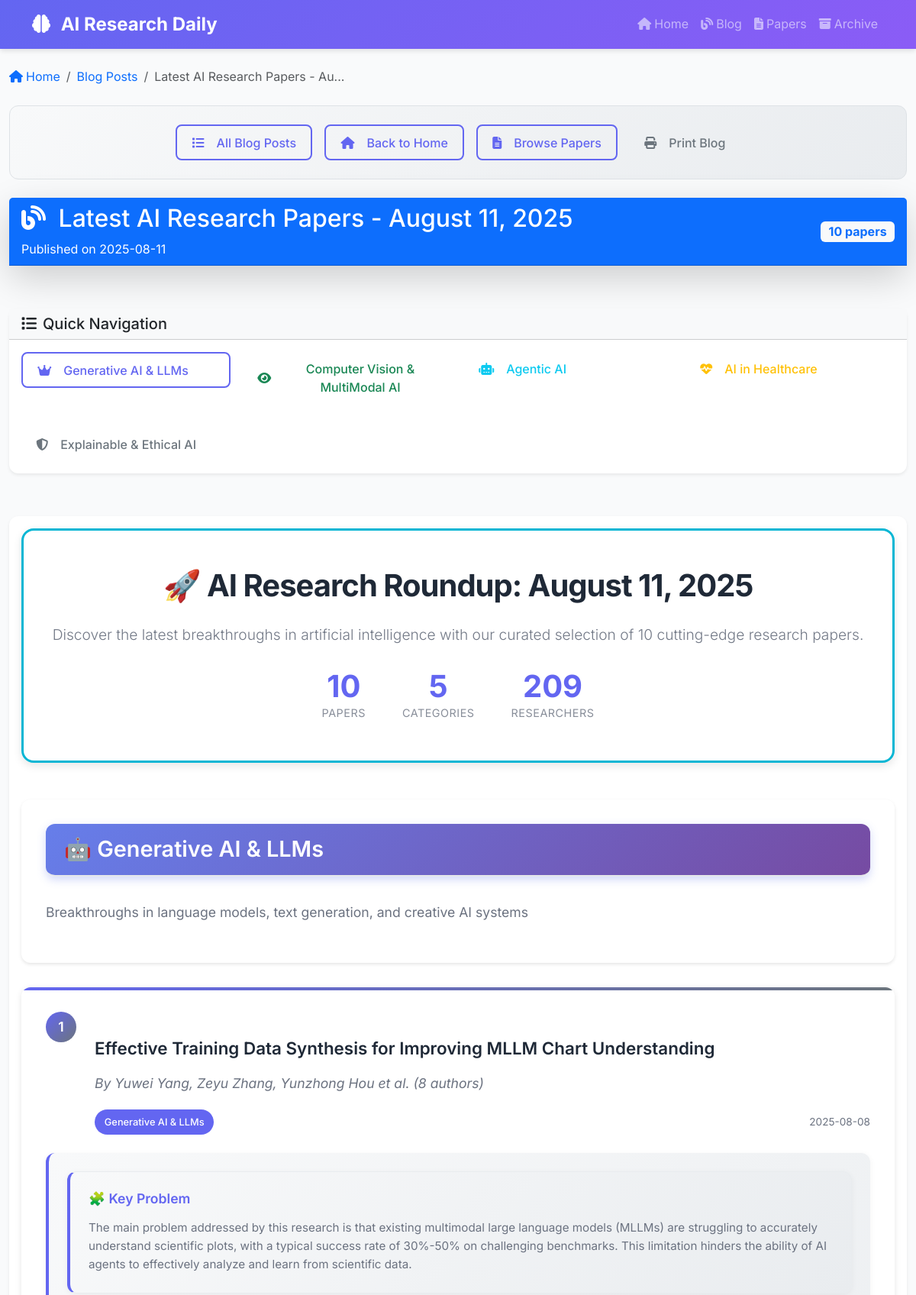
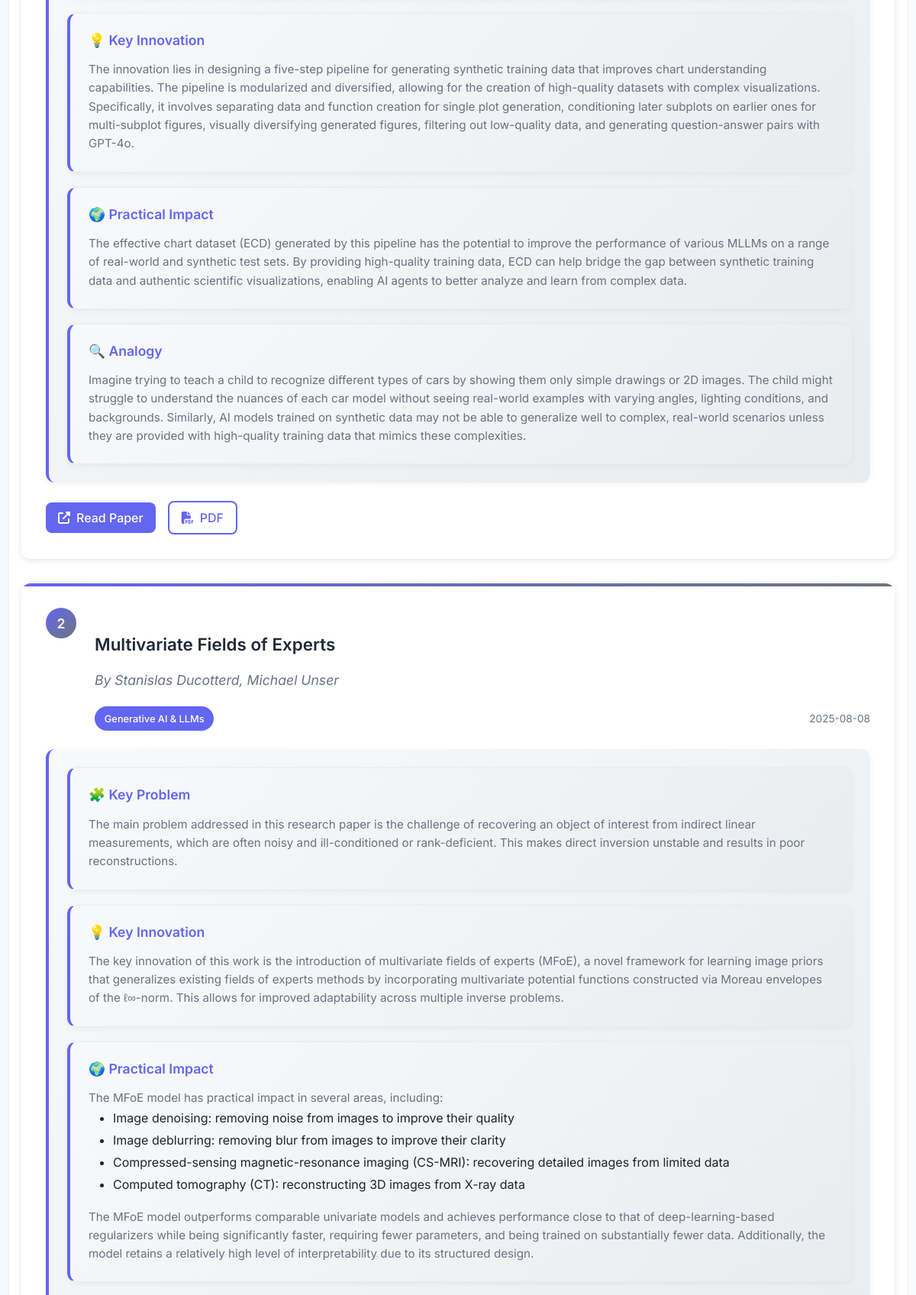
The app's page /blog/6 (upper part) with its own data (2 pictures, top to bottom).
### tables this page shows
CREATE TABLE blogs (
                id INTEGER PRIMARY KEY AUTOINCREMENT,
                title TEXT NOT NULL,
                content TEXT NOT NULL,
                summary TEXT NOT NULL,
                paper_count INTEGER NOT NULL,
                categories TEXT,
                published_date TEXT NOT NULL,
                created_at TIMESTAMP DEFAULT CURRENT_TIMESTAMP
            );

### src/web_app.py (the view)
@app.route('/blog/<int:blog_id>')
def blog_detail(blog_id):
    blog = db.get_blog_by_id(blog_id)
    if not blog:
        return render_template('404.html', message="Blog post not found"), 404
    return render_template('blog_detail.html', blog=blog)

### src/database.py (called while the page is built)
    def get_blog_by_id(self, blog_id: int) -> Optional[Dict]:
        conn = sqlite3.connect(self.db_path)
        cursor = conn.cursor()
        cursor.execute('''
            SELECT id, title, content, summary, paper_count, categories, published_date, created_at
            FROM blogs
            WHERE id = ?
        ''', (blog_id,))
        row = cursor.fetchone()
        conn.close()
        if row:
            return {
                'id': row[0],
                'title': row[1],
                'content': row[2],
                'summary': row[3],
                'paper_count': row[4],
                'categories': row[5],
                'published_date': row[6],
                'created_at': row[7]
            }
        return None

### templates/blog_detail.html (shortened to what this page needs)
{% extends "base.html" %}
{% block content %}
<div class="container-fluid mt-4">
    <nav aria-label="breadcrumb" class="mb-4">
        <ol class="breadcrumb">
            <li class="breadcrumb-item">
                <a href="{{ url_for('index') }}" class="text-decoration-none">
                    <i class="fas fa-home me-1"></i>Home
                </a>
            </li>
            <li class="breadcrumb-item">
                <a href="{{ url_for('blog_list') }}" class="text-decoration-none">Blog Posts</a>
            </li>
            <li class="breadcrumb-item active" aria-current="page">{{ blog.title[:30] }}{% if blog.title|length > 30 %}...{% endif %}</li>
        </ol>
    </nav>
    <div class="row mb-4">
        <div class="col-12">
            <div class="quick-actions-bar">
                <div class="d-flex gap-3 justify-content-center">
                    <a href="{{ url_for('blog_list') }}" class="btn btn-outline-primary">
                        <i class="fas fa-list me-2"></i>All Blog Posts
                    </a>
                    <a href="{{ url_for('index') }}" class="btn btn-outline-primary">
                        <i class="fas fa-home me-2"></i>Back to Home
                    </a>
                    <a href="{{ url_for('papers_list') }}" class="btn btn-outline-primary">
                        <i class="fas fa-file-alt me-2"></i>Browse Papers
                    </a>
                    <button class="btn btn-outline-secondary" onclick="window.print()">
                        <i class="fas fa-print me-2"></i>Print Blog
                    </button>
                </div>
            </div>
        </div>
    </div>
    <div class="row mb-4">
        <div class="col-12">
            <div class="blog-header-card">
                <div class="card border-0 shadow-lg">
                    <div class="card-header bg-primary text-white">
                        <div class="d-flex justify-content-between align-items-center">
                            <div>
                                <h1 class="h2 mb-2">
                                    <i class="fas fa-blog me-2"></i>
                                    {{ blog.title }}
                                </h1>
                                <p class="mb-0">
                                    Published on {{ blog.published_date }}
                                </p>
                            </div>
                            <div class="text-end">
                                <span class="badge bg-light text-primary fs-6">{{ blog.paper_count }} papers</span>
                            </div>
                        </div>
                    </div>
                </div>
            </div>
        </div>
    </div>
    <div class="row mb-4">
        <div class="col-12">
            <div class="section-index-card">
                <div class="card border-0 shadow-sm">
                    <div class="card-header bg-light">
                        <h5 class="mb-0">
                            <i class="fas fa-list me-2"></i>Quick Navigation
                        </h5>
                    </div>
                    <div class="card-body">
                        <div class="row g-3">
                            <div class="col-md-3">
                                <a href="#generative-ai" class="btn btn-outline-primary w-100">
                                    <i class="fas fa-crown me-2"></i>Generative AI & LLMs
                                </a>
                            </div>
                            <div class="col-md-3">
                                <a href="#computer-vision" class="btn btn-outline-success w-100">
                                    <i class="fas fa-eye me-2"></i>Computer Vision & MultiModal AI
                                </a>
                            </div>
                            <div class="col-md-3">
                                <a href="#agentic-ai" class="btn btn-outline-info w-100">
                                    <i class="fas fa-robot me-2"></i>Agentic AI
                                </a>
                            </div>
                            <div class="col-md-3">
                                <a href="#healthcare-ai" class="btn btn-outline-warning w-100">
                                    <i class="fas fa-heartbeat me-2"></i>AI in Healthcare
                                </a>
                            </div>
                        </div>
                        <div class="row g-3 mt-3">
                            <div class="col-md-3">
                                <a href="#explainable-ai" class="btn btn-outline-secondary w-100">
                                    <i class="fas fa-shield-alt me-2"></i>Explainable & Ethical AI
                                </a>
                            </div>
                        </div>
                    </div>
                </div>
            </div>
        </div>
    </div>
    <div class="row">
        <div class="col-12">
            <div class="blog-content-card">
                <div class="card border-0 shadow-sm">
                    <div class="card-body">
                        <div class="blog-content">
                            {{ blog.content | safe }}
                        </div>
                    </div>
                </div>
            </div>
        </div>
    </div>
</div>
{% endblock %}

### templates/blog_detail.html (style rules this page uses)
.quick-actions-bar { background: linear-gradient(135deg, #f8f9fa 0%, #e9ecef 100%); padding: 1.5rem; border-radius: 12px; border: 1px solid #dee2e6; }
.blog-header-card { margin-bottom: 2rem; }
.section-index-card { margin-bottom: 2rem; }
.blog-content-card { margin-bottom: 2rem; }
.section-index-card .btn { transition: all 0.3s ease; }
.blog-content h2 { background: linear-gradient(135deg, #667eea 0%, #764ba2 100%); color: white; padding: 1rem 1.5rem; border-radius: 12px; margin: 3rem 0 2rem 0; display: flex; align-items: center; gap: 1rem; box-shadow: 0 4px 12px rgba(102, 126, 234, 0.3); }
.blog-content h2:first-of-type { margin-top: 0; }
.paper-card { margin-bottom: 2rem; border: none; border-radius: 12px; box-shadow: 0 2px 8px rgba(0,0,0,0.1); transition: all 0.3s ease; }
.summary-section { background: linear-gradient(135deg, #f8f9fa 0%, #e9ecef 100%); border-radius: 12px; padding: 1.5rem; border-left: 4px solid var(--primary-color); box-shadow: 0 2px 8px rgba(0,0,0,0.05); }
.summary-section h4 { font-size: 1.1rem; font-weight: 600; color: var(--primary-color); margin-bottom: 1rem; display: flex; align-items: center; gap: 0.5rem; }
.summary-section p { margin-bottom: 0; line-height: 1.6; color: var(--text-secondary); }

### records on screen
blogs: title "Latest AI Research Papers - Au", title "Latest AI Research Papers - August 11, 2025", published_date "2025-08-11", paper_count "10", content "🚀 AI Research Roundup: August 11, 2025 Discover the latest breakthroughs in artificial intelligence with our curated selection of 10 cutting-edge research papers. 10 PAPERS 5 CATEGORIES 209 RESEARCHERS 🤖 Generative AI & LLMs Breakthroughs in language models, text generation, and creative AI systems 1 Effective Training Data Synthesis for Improving MLLM Chart Understanding By Yuwei Yang, Zeyu Zhang, Yunzhong Hou et al. (8 authors) Generative AI & LLMs 2025-08-08 🧩 Key Problem The main problem addressed by this research is that existing multimodal large language models (MLLMs) are struggling to accurately understand scientific plots, with a typical success rate of 30%-50% on challenging…"
